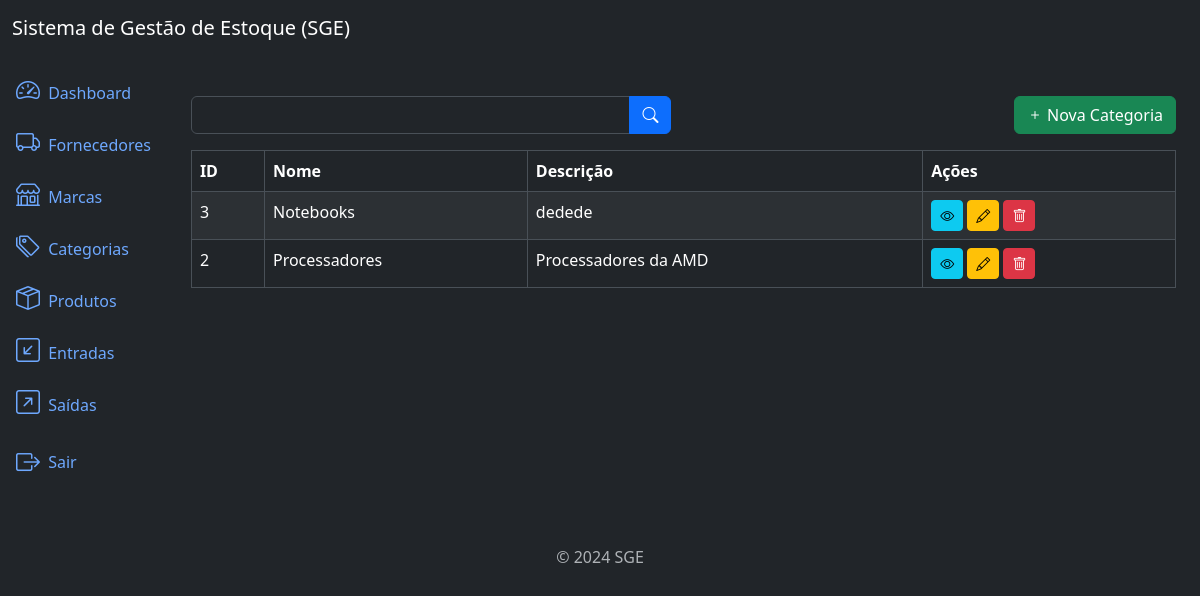
Screenshot of /categories/list (signed in) with the database file from the repository.
### categories/models.py (models this page shows, shortened)
class Category(models.Model):
    name = models.CharField(max_length=500)
    description = models.TextField(null=True, blank=True)
    created_at = models.DateTimeField(auto_now_add=True)
    updated_at = models.DateTimeField(auto_now=True)
    class Meta:
        ordering = ['name']

### categories/views.py (the view)
# urls.py: path('categories/list', CategoryListView.as_view(), name='category_list'),
class CategoryListView(LoginRequiredMixin, PermissionRequiredMixin, ListView):
    model = Category
    template_name = 'category_list.html'
    context_object_name = 'categories'
    paginate_by = 10
    permission_required = 'categories.view_category'
    def get_queryset(self):
        queryset = super().get_queryset()
        name = self.request.GET.get("name")
        if name:
            queryset = queryset.filter(name__icontains=name)
        return queryset

### categories/templates/category_list.html (shortened to what this page needs)
{% extends 'base.html' %}
{% block content %}
<div class="row mb-3">
    <div class="col-md-6">
        <form method="get" action="{% url 'category_list' %}">
            <div class="input-group">
                <input type="text" class="form-control" name="name" label="Nome" value="{{ request.GET.name }}">
                <button type="submit" class="btn btn-primary">
                    <i class="bi bi-search"></i>
                </button>
            </div>
        </form>
    </div>
    {% if perms.categories.add_category %}
    <div class="col-md-6">
        <a href="{% url 'category_create' %}" class="btn btn-success float-end">
            <i class="bi bi-plus"></i>
            Nova Categoria
        </a>
    </div>
    {% endif %}
</div>
<div class="table-responsive">
    <table class="table table-striped table-bordered">
        <thead class="thead-dark">
            <tr>
                <th>ID</th>
                <th>Nome</th>
                <th>Descrição</th>
                <th>Ações</th>
            </tr>
        </thead>
        <tbody>
            {% for category in categories %}
            <tr>
                <td>{{ category.id }}</td>
                <td>{{ category.name }}</td>
                <td>{{ category.description }}</td>
                <td>
                    <a href="{% url 'category_detail' category.id %}" class="btn btn-info btn-sm">
                        <i class="bi bi-eye"></i>
                    </a>
                    {% if perms.categories.change_category %}
                    <a href="{% url 'category_update' category.id %}" class="btn btn-warning btn-sm">
                        <i class="bi bi-pencil"></i>
                    </a>
                    {% endif %}
                    {% if perms.categories.delete_category %}
                    <a href="{% url 'category_delete' category.id %}" class="btn btn-danger btn-sm">
                        <i class="bi bi-trash"></i>
                    </a>
                    {% endif %}
                </td>
            </tr>
            {% endfor %}
        </tbody>
    </table>
</div>
{% endblock %}

### rows the page displays
Category: id "3", name "Notebooks", description "dedede"
Category: id "2", name "Processadores", description "Processadores da AMD"
